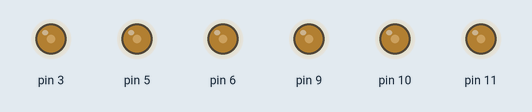
The sketch below on a simulated Arduino Uno, built with avr-gcc and run on an emulated ATmega328P. On the bench: output pins drawn as LEDs (lit = HIGH).

Above: at 0.05 s.
At 2.65 s:
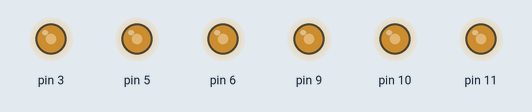
At 5.25 s:
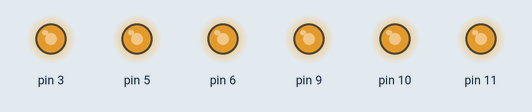
At 7.85 s:
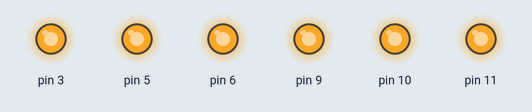
At 10.45 s:
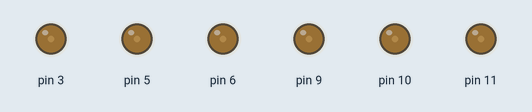
Timing chart, 0 to 16.7 s (numbered marks = the images above):
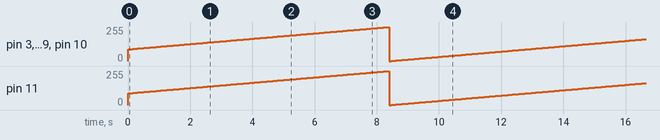

Measured:
- by itself, pin 3, pin 5, pin 6, pin 9–11: ramps from 0/255 to 255/255 and jumps back, once every 12.8 s

The sketch:

pwm_compare_pwm.ino
```cpp
void setup() {
  // put your setup code here, to run once:
}

unsigned char pw = 88;

void loop() {
analogWrite( 3, pw );
analogWrite( 5, pw );
analogWrite( 6, pw );
analogWrite( 9, pw );
analogWrite( 10, pw );
analogWrite( 11, pw );
pw++;
delay(50);
}
```
